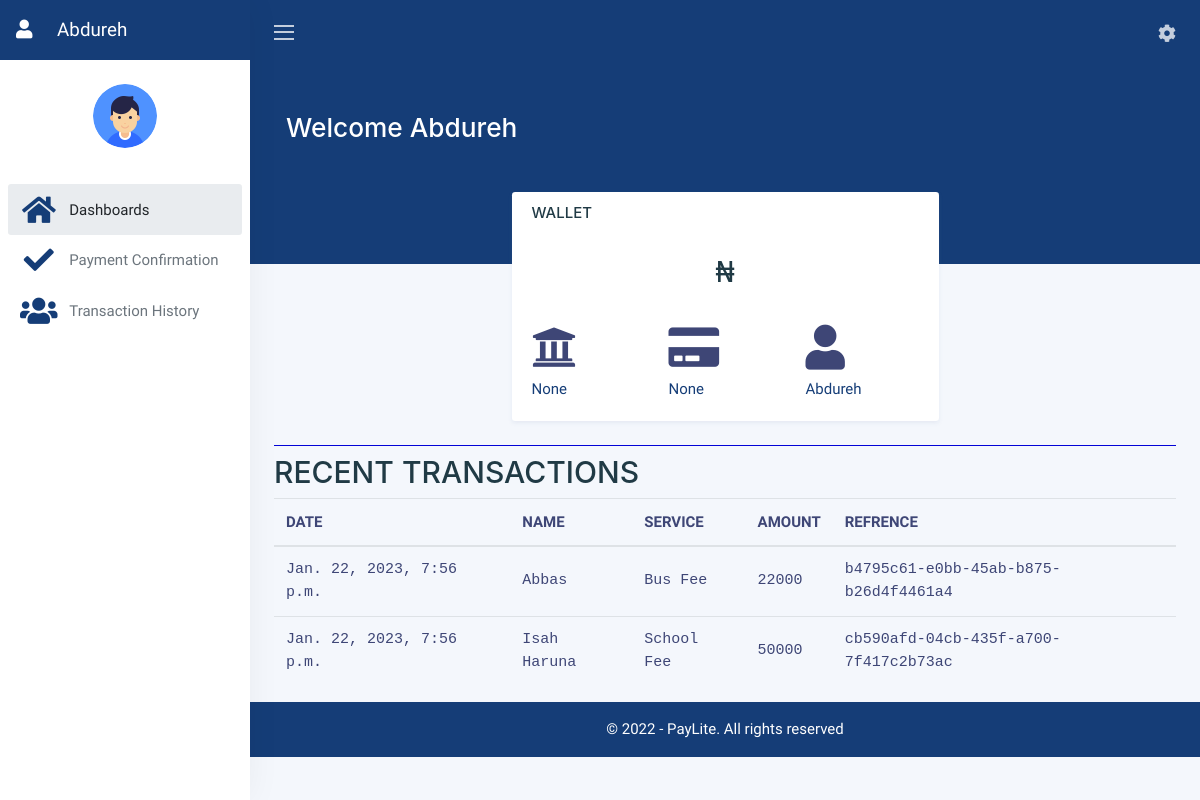
/index (signed in), run on an earlier commit of the app's database.
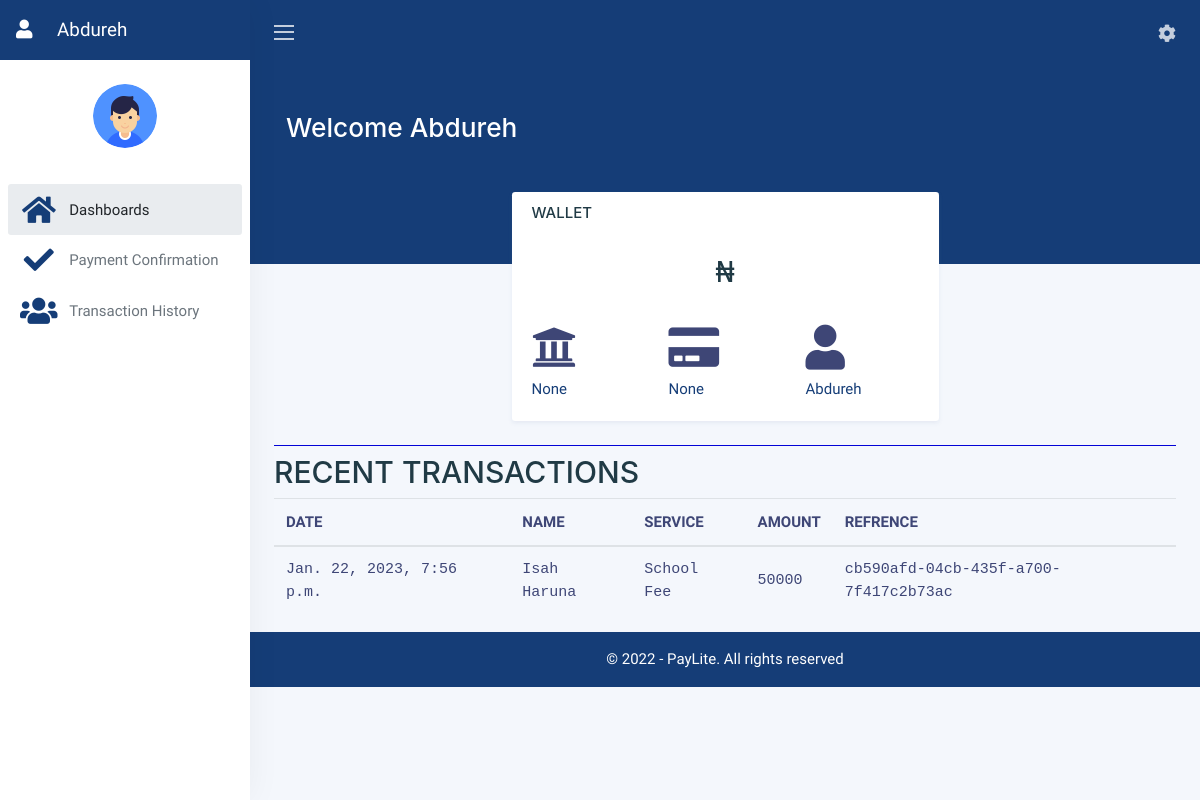
And on a later commit of the database.
### user/models.py (models this page shows, shortened)
class Profile(models.Model):
    staff = models.OneToOneField(User, on_delete=models.CASCADE, null=True)
    school_name = models.CharField(max_length=200, null=True)
    phone = models.IntegerField( null=True)
    address = models.CharField(max_length=200, null=True)
    Bank = models.CharField(max_length=200, null=True)
    Account= models.IntegerField( null=True)
    logo = models.ImageField(default='default.png',
                              upload_to='profile_images', null=True)
    licenses = models.ImageField(default='default.png',
                              upload_to='profile_images', null=True)
    cac = models.ImageField(default='default.png',
                              upload_to='profile_images', null=True)

### dashboard/models.py (models this page shows, shortened)
class Transaction(models.Model):
  id = models.UUIDField(primary_key = True, default = uuid.uuid4)
  select = models.ForeignKey(User, on_delete=models.CASCADE, null=True)
  Payer_Name = models.CharField(max_length=200, null= True )
  Payer_Phone_no = models.IntegerField(null = True)
  Payer_Email = models.EmailField(null=True)
  Service = models.CharField(max_length=200, null= True)
  Amount = models.IntegerField(null = True)
  Date = models.DateTimeField(auto_now_add= True)

### dashboard/views.py (the view)
# urls.py: path('index',views.index, name='index'),
@login_required
def index(request):
    user_object = User.objects.get(username=request.user.username)
    user_profile = Transaction.objects.filter(select=user_object)
    context = {'user_profile': user_profile,}
    return render(request, 'dashboard/index.html', context)

### templates/dashboard/index.html (shortened to what this page needs)
{% load static %}
<!DOCTYPE html>
<html lang="en">
<head>
   <link rel="stylesheet" href="https://cdn.jsdelivr.net/npm/bootstrap@4.6.0/dist/css/bootstrap.min.css">
  <link rel="stylesheet" href="https://cdnjs.cloudflare.com/ajax/libs/font-awesome/5.15.4/css/all.min.css"/>
  <link rel="stylesheet" href="{% static 'dashboard/style.css' %}">
</head>
<body>
  <div class="wrapper">
		<nav id="sidebar" class="sidebar">
			<a class="sidebar-brand" href="{% url 'user-profile' %}">
					<i class="fa fa-user" style="margin-right: 20px;"></i>
				{{user}}
			</a>
			<div class="sidebar-content">
				<div class="sidebar-user">
					<img src="{{ user.profile.logo.url }}" class="img-fluid rounded-circle mb-2" alt="" />
				</div>
				<ul class="sidebar-nav">
					<li class="sidebar-header">
					</li>
					<li class="sidebar-item active">
						<a href="./Userdashboard.html" class="sidebar-link">
							<i class="align-middle mr-2 fas fa-fw fa-home fa-2x"></i> <span class="align-middle">Dashboards</span>
						</a>
					</li>
					<li class="sidebar-item">
						<a href="./Confirmation.html" class="sidebar-link collapsed">
							<i class="align-middle mr-2 fas fa-fw fa-check fa-2x"></i> <span class="align-middle">Payment Confirmation</span>
						</a>
					</li>
					<li class="sidebar-item">
						<a href="#dashboards" class="sidebar-link">
							<i class="align-middle mr-2 fas fa-fw fa-users fa-2x"></i> <span class="align-middle">Transaction History</span>
						</a>
					</li>
				</ul>
			</div>
		</nav>
		<div class="main">
			<nav class="navbar navbar-expand navbar-theme">
				<a class="sidebar-toggle d-flex mr-2">
					<i class="hamburger align-self-center"></i>
				</a>
				<div class="navbar-collapse collapse">
					<ul class="navbar-nav ml-auto">
						<li class="nav-item dropdown ml-lg-2">
							<a class="nav-link dropdown-toggle position-relative" href="#" id="userDropdown" data-toggle="dropdown">
								<i class="align-middle fas fa-cog"></i>
							</a>
						</li>
					</ul>
				</div>
			</nav>
			<main class="content">
				<div class="container-fluid">
					<div class="header">
						<h1 class="header-title">
							Welcome {{user}}
						</h1>
						</div>
					<div class="row">
                        <div class="col"></div>
						<div class="col-md-6 col-lg-6 col-sm-12">
                        <div class="card">
								<div class="card-body" id="card-body1">
									<div class="row">
										<div class="col-md-6 col-sm-6 col-6">
											<h5>WALLET</h5>
										</div>
                                        <div class="col-md-6 col-sm-6 col-6">
										</div>
									</div>
                                    <div class="row">
                                        <div class="col-12">
									<h1 class="display-5 mt-4 mb-3" style="font-weight:450; text-align: center; font-family:'Courier New', Courier, monospace;">₦</h1>
                                    </div>
                                    </div>
                                    <div class="row mt-3">
                                     <div class="col-4">
                                        <i class="fa fa-university fa-3x bank-img"></i>
                                         <div class="mt-2">
                                              <span class="text-dark"><b class="bank-name"> {{ user.profile.Bank }} </b></span>
                                        </div>
                                    </div>
                                    <div class="col-4">
                                         <i class="fa fa-credit-card fa-3x  bank-img"></i>
                                        <div class="mt-2">
									    	<span class="text-dark"><b class="bank-name bank-name-number"> {{ user.profile.Account}}</b></span>
                                         </div>
                                    </div>
                                    <div class="col-4">
                                        <i class="fa fa-user fa-3x  bank-img"></i>
                                        <div class="mt-2">
                                            <span class="text-dark"><b class="bank-name">{{user}}</b></span>
                                        </div>
                                    </div>
									</div>
                                </div>
								</div>
							</div>
                            <div class="col"></div>
						</div>
                        </div>
                        <h1 style="border-bottom: 1px solid rgb(3, 3, 214);"></h1>
                        <h1>RECENT TRANSACTIONS</h1>
						<section>
							<div class="attendance-list">
								<table class="table">
								  <thead>
									<tr>
									  <th class="theader">DATE</th>
									  <th class="theader">NAME</th>
									  <th class="theader">SERVICE</th>
									  <th class="theader">AMOUNT</th>
									  <th class="theader">REFRENCE</th>
									</tr>
								  </thead>
								  <tbody>
									{% for i in user_profile %}
									<tr>
									  <td>{{i.Date}}</td>
									  <td>{{i.Payer_Name}}</td>
									  <td>{{i.Service}}</td>
									  <td>{{i.Amount}}</td>
									  <td>{{i.id}}</td>
									</tr>
									{% endfor %}
								  </tbody>
								</table>
							  </div>
						  </section>
			</main>
			<footer class="footer" style="background-color:#153d77;">
				<div class="container-fluid">
					<div class="row text-muted">
						<div class="col-12 text-right">
							<p class="mb-0" style="text-align:center; color:white;">
								&copy; 2022 - PayLite. All rights reserved
							</p>
						</div>
					</div>
				</div>
			</footer>
		</div>
	</div>
</body>
</html>

### static/dashboard/style.css (style rules this page uses)
td { font-family:'Courier New', Courier, monospace; }

What changed in the data, as far as the page shows it:
removed Transaction: Date "Jan. 22, 2023, 7:56 p.m.", Payer_Name "Abbas", Service "Bus Fee", Amount "22000", id "b4795c61-e0bb-45ab-b875-b26d4f4461a4"
